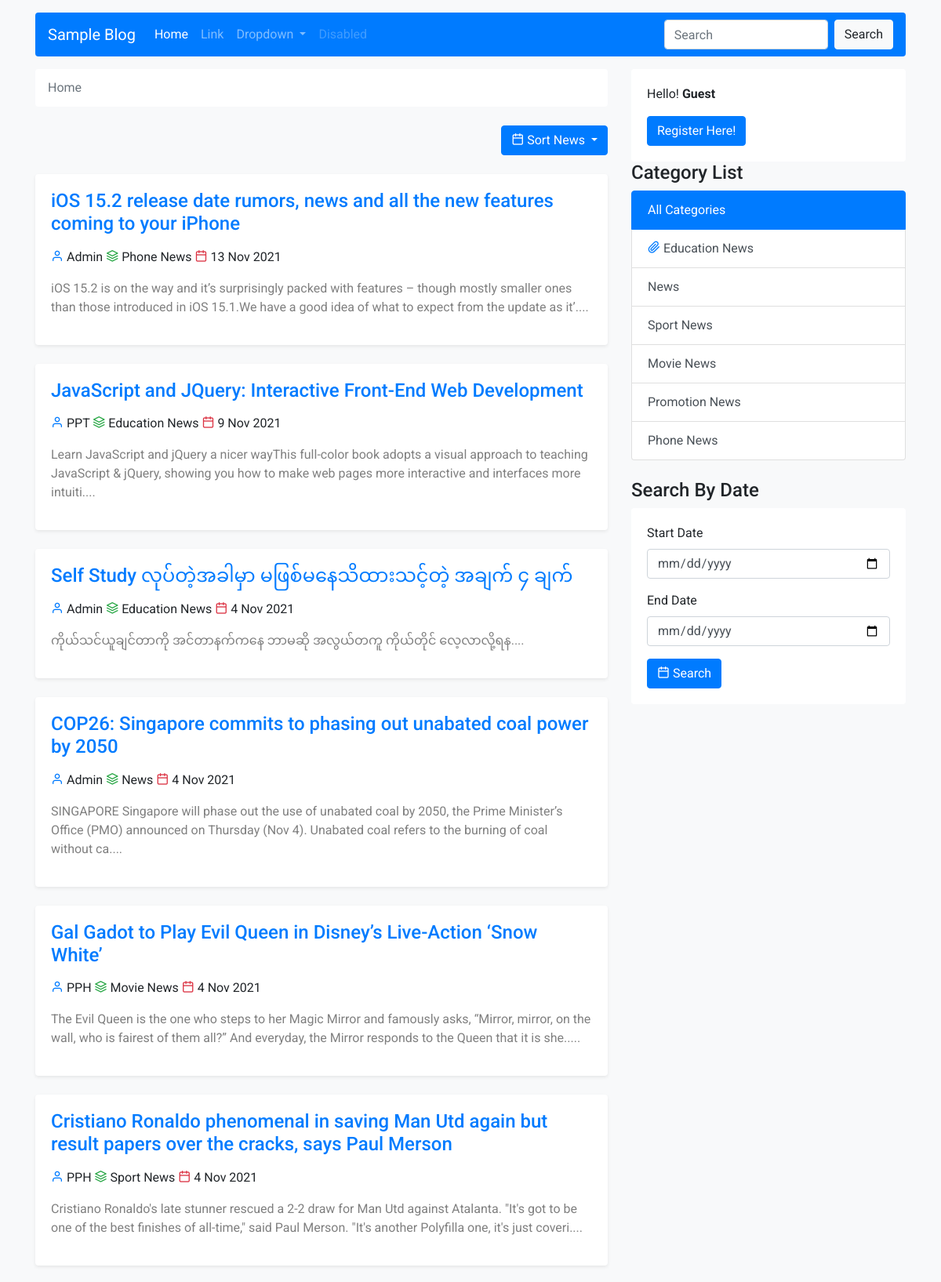
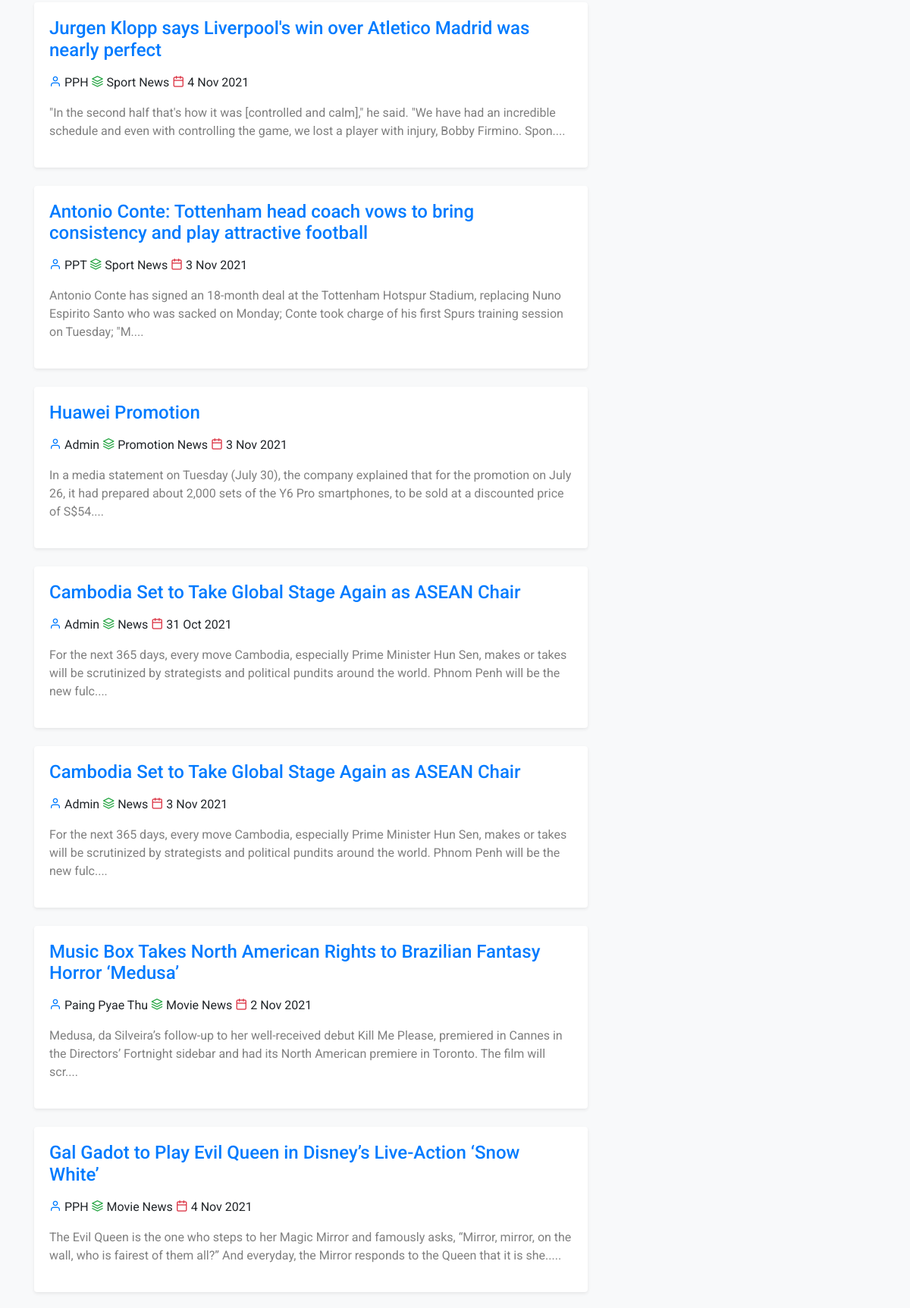
The page / (upper part) on the database its author committed (2 pictures, top to bottom).
### tables this page shows
CREATE TABLE `posts` (
  `id` int(11) NOT NULL,
  `title` varchar(255) NOT NULL,
  `description` longtext NOT NULL,
  `ordering` int(11) DEFAULT NULL,
  `user_id` int(11) NOT NULL,
  `category_id` int(11) NOT NULL,
  `is_publish` enum('0','1') NOT NULL DEFAULT '0',
  `created_at` timestamp NOT NULL DEFAULT current_timestamp()
);

CREATE TABLE `users` (
  `id` int(11) NOT NULL,
  `name` varchar(50) NOT NULL,
  `email` varchar(50) NOT NULL,
  `password` varchar(255) NOT NULL,
  `role` enum('0','1','2') NOT NULL DEFAULT '2',
  `photo` varchar(255) NOT NULL DEFAULT 'default.png',
  `money` bigint(20) NOT NULL DEFAULT 0,
  `created_at` timestamp NOT NULL DEFAULT current_timestamp()
);

CREATE TABLE `categories` (
  `id` int(11) NOT NULL,
  `title` varchar(255) NOT NULL,
  `user_id` int(11) NOT NULL,
  `ordering` int(11) DEFAULT NULL,
  `created_at` timestamp NOT NULL DEFAULT current_timestamp()
);

### core/functions.php (called while the page is built, shortened)
<?php
function fetch($sql){
   global $conn;
   $query = mysqli_query($conn, $sql);
   $row = mysqli_fetch_assoc($query);
   return $row;
}
function fetchAll($sql){
   global $conn;
   $query = mysqli_query($conn, $sql);
   $rows = [];
   while ($row = mysqli_fetch_assoc($query)){
      array_push($rows,$row);
   }
   return $rows;
}
function short($str, $length='100'){
   return substr($str,0,$length)."....";
}
function user($id){
   $sql = "SELECT * FROM users WHERE id = $id";
   return fetch($sql);
}
function category($id){
   $sql = "SELECT * FROM categories WHERE id = $id";
   return fetch($sql);
}
function fPosts($orderCol = "id", $orderType = "DESC"){
   $sql = "SELECT * FROM posts ORDER BY $orderCol $orderType";
   return fetchAll($sql);
}
function fCategories(){
   $sql = "SELECT * FROM categories ORDER BY ordering DESC";
   return fetchAll($sql);
}

### core/base.php (called while the page is built, shortened)
<?php
$url = "http://{$_SERVER['HTTP_HOST']}/web-dev(mmsit)/blog/sample_blog(Pure_PHP)";

### single.php (the view)
<div class="card shadow-sm mb-4 post">
   <div class="card-body">
      <a href="detail.php?id=<?php echo $p['id']; ?>" class="text-primary">
         <h4><?php echo $p['title'];?></h4>
      </a>
      <div class="my-3">
         <i class="feather-user text-primary"></i>
         <?php echo user($p['user_id'])['name'];?>
         <i class="feather-layers text-success"></i>
         <?php echo category($p['category_id'])['title'];?>
         <i class="feather-calendar text-danger"></i>
         <?php echo date("j M Y",strtotime($p['created_at'])) ?>
      </div>
      <p class="text-black-50">
         <?php echo short(strip_tags(html_entity_decode($p['description'])),200);?>
      </p>
   </div>
</div>

### index.php (shortened to what this page needs)
<?php require_once "front_panel/head.php";?>
<?php require_once "front_panel/side_header.php";?>
<div class="container">
	<div class="row">
		<div class="col-12 col-md-8">
			<nav aria-label="breadcrumb">
				<ol class="breadcrumb bg-white mb-4">
					<li class="breadcrumb-item active" aria-current="page">Home</li>
				</ol>
			</nav>
			<div class="dropdown mb-4 text-right">
				<a class="btn btn-primary dropdown-toggle" href="#" role="button" id="dropdownMenuLink" data-toggle="dropdown" aria-haspopup="true" aria-expanded="false">
					<i class="feather-calendar "></i>
					Sort News
				</a>
			</div>
 			<div class="">
         <?php
				 if(isset($_GET['order_by']) && isset($_GET['order_type'])){
            $orderCol = $_GET['order_by'];
            $orderType = strtoupper($_GET['order_type']);
            $posts = fPosts($orderCol, $orderType);
				 } else {
				 		$posts = fPosts();
				 }
         foreach ($posts as $p){
            ?>
            <?php include "single.php"; ?>
         <?php } ?>
			</div>
		</div>
		<?php include "right-sidebar.php"; ?>
	</div>
</div>
<?php require_once "front_panel/footer.php";?>

### right-sidebar.php (shortened to what this page needs)
<div class="col-12 col-md-4">
   <div class="front-panel-right-sidebar">
		 <div class="card">
			 <div class="card-body">
				 <?php if (isset($_SESSION['user']['id'])){ ?>
					 <p>
						 Hello! <b><?php echo $_SESSION['user']['name']; ?></b>
					 </p>
					 <a href="dashboard.php" class="btn btn-primary">Go Dashboard</a>
				 <?php } else { ?>
					 <p>
						 Hello! <b>Guest</b>
					 </p>
					 <a href="register.php" class="btn btn-primary">Register Here!</a>
				 <?php } ?>
			 </div>
		 </div>
      <h4>Category List</h4>
      <div class="list-group mb-4">
         <a href="<?php echo $url; ?>/index.php" class="list-group-item list-group-item-action <?php echo isset($_GET['category_id']) ? '' : 'active';?>">
            All Categories
         </a>
         <?php foreach (fCategories() as $c){ ?>
            <a href="category_based_post.php?category_id=<?php echo $c['id'];?>"
							 class="list-group-item list-group-item-action
							 <?php echo isset($_GET['category_id']) ? ($_GET['category_id'] == $c['id'] ?'active':'') : ''?>">
               <?php if ($c['ordering'] == 1){ ?>
									<i class="feather-paperclip text-primary"></i>
               <?php } ?>
							 <?php echo $c['title']; ?>
						</a>
         <?php } ?>
      </div>
		  <div class="">
				<h4>Search By Date</h4>
				<div class="card">
					<div class="card-body">
						<form action="search_by_date.php" method="post">
							<div class="form-group">
								<label for="">Start Date</label>
								<input type="date" name="start" class="form-control" required>
							</div>
							<div class="form-group">
								<label for="">End Date</label>
								<input type="date" name="end" class="form-control" required>
							</div>
							<button class="btn btn-primary">
								<i class="feather-calendar"></i> Search
							</button>
						</form>
					</div>
				</div>
			</div>
   </div>
</div>

### assets/css/style.css (style rules this page uses)
* { font-family: 'Roboto', sans-serif; }
:root { --primary-soft: #f3f3f3; }
.card { border:none; }
.front-panel-right-sidebar { position: sticky; top: 15px; }
.post { transition: 0.5s; }

### rows shown on the page
posts: title "iOS 15.2 release date rumors, news and all the new features coming to your iPhone", user.name "Admin", category.title "Phone News", created_at "13 Nov 2021", description "iOS 15.2 is on the way and it’s surprisingly packed with features – though mostly smaller ones than those introduced in iOS 15.1.We have a good idea of what to expect from the update as it’...."
posts: title "JavaScript and JQuery: Interactive Front-End Web Development", user.name "PPT", category.title "Education News", created_at "9 Nov 2021", description "Learn JavaScript and jQuery a nicer wayThis full-color book adopts a visual approach to teaching JavaScript & jQuery, showing you how to make web pages more interactive and interfaces more intuiti...."
posts: title "Self Study လုပ်တဲ့အခါမှာ မဖြစ်မနေသိထားသင့်တဲ့ အချက် ၄ ချက်", user.name "Admin", category.title "Education News", created_at "4 Nov 2021", description "ကိုယ်သင်ယူချင်တာကို အင်တာနက်ကနေ ဘာမဆို အလွယ်တကူ ကိုယ်တိုင် လေ့လာလို့ရန...."
posts: title "COP26: Singapore commits to phasing out unabated coal power by 2050", user.name "Admin", category.title "News", created_at "4 Nov 2021", description "SINGAPORE Singapore will phase out the use of unabated coal by 2050, the Prime Minister’s Office (PMO) announced on Thursday (Nov 4). Unabated coal refers to the burning of coal without ca...."
posts: title "Gal Gadot to Play Evil Queen in Disney’s Live-Action ‘Snow White’", user.name "PPH", category.title "Movie News", created_at "4 Nov 2021", description "The Evil Queen is the one who steps to her Magic Mirror and famously asks, “Mirror, mirror, on the wall, who is fairest of them all?” And everyday, the Mirror responds to the Queen that it is she....."
posts: title "Cristiano Ronaldo phenomenal in saving Man Utd again but result papers over the cracks, says Paul Merson", user.name "PPH", category.title "Sport News", created_at "4 Nov 2021", description "Cristiano Ronaldo's late stunner rescued a 2-2 draw for Man Utd against Atalanta. \"It's got to be one of the best finishes of all-time,\" said Paul Merson. \"It's another Polyfilla one, it's just coveri...."
posts: title "Jurgen Klopp says Liverpool's win over Atletico Madrid was nearly perfect", user.name "PPH", category.title "Sport News", created_at "4 Nov 2021", description "\"In the second half that's how it was [controlled and calm],\" he said. \"We have had an incredible schedule and even with controlling the game, we lost a player with injury, Bobby Firmino. Spon...."
posts: title "Antonio Conte: Tottenham head coach vows to bring consistency and play attractive football", user.name "PPT", category.title "Sport News", created_at "3 Nov 2021", description "Antonio Conte has signed an 18-month deal at the Tottenham Hotspur Stadium, replacing Nuno Espirito Santo who was sacked on Monday; Conte took charge of his first Spurs training session on Tuesday; \"M...."
posts: title "Huawei Promotion", user.name "Admin", category.title "Promotion News", created_at "3 Nov 2021", description "In a media statement on Tuesday (July 30), the company explained that for the promotion on July 26, it had prepared about 2,000 sets of the Y6 Pro smartphones, to be sold at a discounted price of S$54...."
posts: title "Cambodia Set to Take Global Stage Again as ASEAN Chair", user.name "Admin", category.title "News", created_at "31 Oct 2021", description "For the next 365 days, every move Cambodia, especially Prime Minister Hun Sen, makes or takes will be scrutinized by strategists and political pundits around the world. Phnom Penh will be the new fulc...."
posts: title "Cambodia Set to Take Global Stage Again as ASEAN Chair", user.name "Admin", category.title "News", created_at "3 Nov 2021", description "For the next 365 days, every move Cambodia, especially Prime Minister Hun Sen, makes or takes will be scrutinized by strategists and political pundits around the world. Phnom Penh will be the new fulc...."
posts: title "Music Box Takes North American Rights to Brazilian Fantasy Horror ‘Medusa’", user.name "Paing Pyae Thu", category.title "Movie News", created_at "2 Nov 2021", description "Medusa, da Silveira’s follow-up to her well-received debut Kill Me Please, premiered in Cannes in the Directors’ Fortnight sidebar and had its North American premiere in Toronto. The film will scr...."
posts: title "Gal Gadot to Play Evil Queen in Disney’s Live-Action ‘Snow White’", user.name "PPH", category.title "Movie News", created_at "4 Nov 2021", description "The Evil Queen is the one who steps to her Magic Mirror and famously asks, “Mirror, mirror, on the wall, who is fairest of them all?” And everyday, the Mirror responds to the Queen that it is she....."
categories: ordering 1 (drawn), title "Education News"
categories: title "News"
categories: title "Sport News"
categories: title "Movie News"
categories: title "Promotion News"
categories: title "Phone News"
